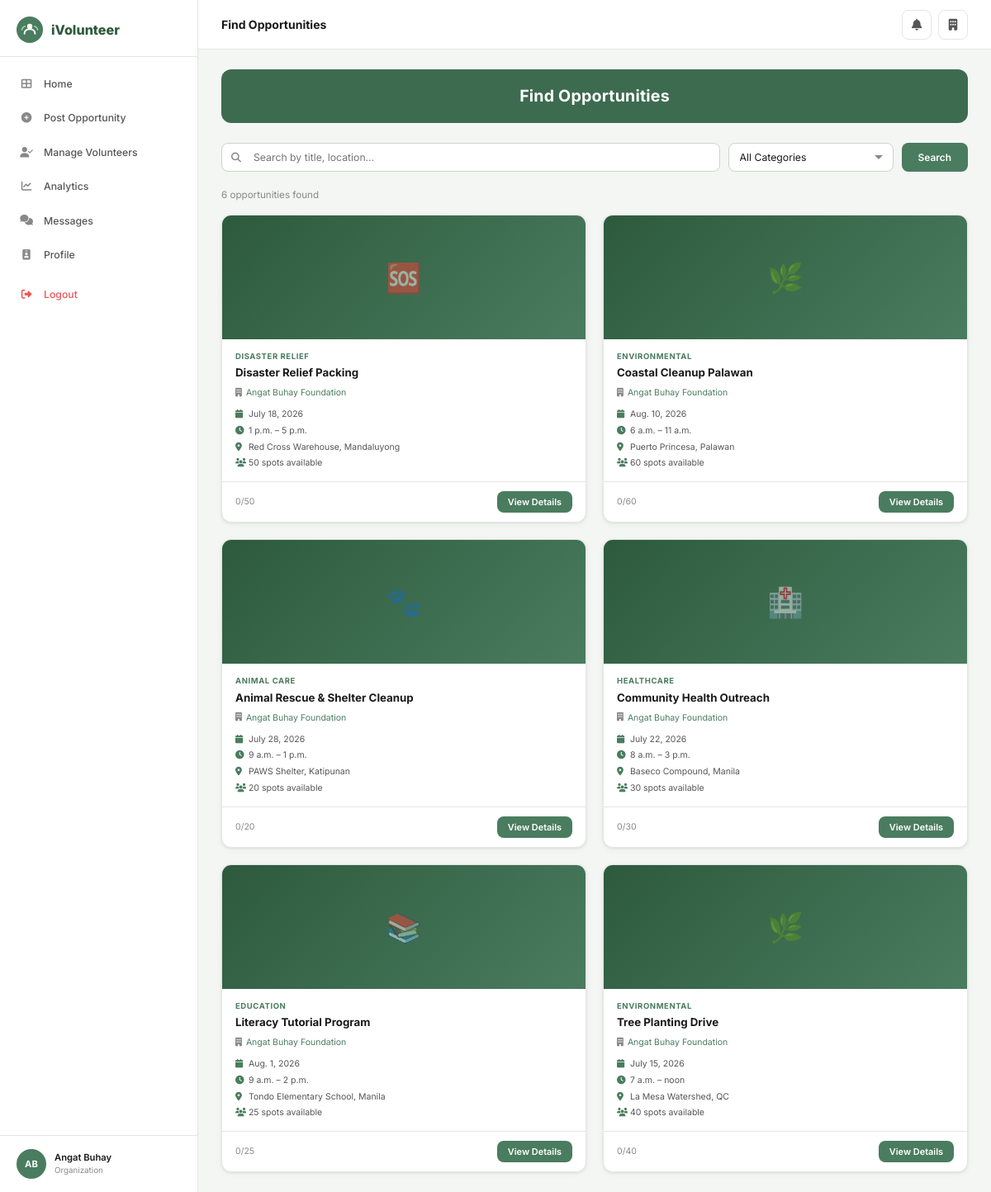
The page /opportunities/ (signed in) on the database its author committed.
### core/models.py (models this page shows, shortened)
class User(AbstractUser):
    ROLE_CHOICES = [('volunteer','Volunteer'),('organization','Organization'),('admin','Admin')]
    STATUS_CHOICES = [('active','Active'),('pending','Pending'),('suspended','Suspended'),('inactive','Inactive')]
    role = models.CharField(max_length=20, choices=ROLE_CHOICES, default='volunteer')
    phone_number = models.CharField(max_length=20, blank=True)
    profile_picture = models.ImageField(upload_to='profile_pics/', blank=True, null=True)
    location = models.CharField(max_length=200, blank=True)
    status = models.CharField(max_length=20, choices=STATUS_CHOICES, default='active')
    is_verified = models.BooleanField(default=False)

class Opportunity(models.Model):
    CATEGORY_CHOICES = [('environmental','Environmental'),('healthcare','Healthcare'),('education','Education'),('community','Community'),('animal_care','Animal Care'),('disaster','Disaster Relief'),('other','Other')]
    STATUS_CHOICES = [('active','Active'),('pending','Pending'),('suspended','Suspended'),('completed','Completed'),('cancelled','Cancelled')]
    organization = models.ForeignKey(Organization, on_delete=models.CASCADE, related_name='opportunities')
    title = models.CharField(max_length=200)
    description = models.TextField()
    category = models.CharField(max_length=30, choices=CATEGORY_CHOICES)
    location = models.CharField(max_length=200)
    date = models.DateField()
    start_time = models.TimeField()
    end_time = models.TimeField()
    max_volunteers = models.PositiveIntegerField(default=50)
    requirements = models.TextField(blank=True)
    what_to_bring = models.TextField(blank=True)
    image = models.ImageField(upload_to='opportunities/', blank=True, null=True)
    status = models.CharField(max_length=20, choices=STATUS_CHOICES, default='active')
    created_at = models.DateTimeField(default=timezone.now)
    class Meta: ordering = ['-created_at']
    @property
    def approved_count(self): return self.applications.filter(status='approved').count()
    @property
    def spots_available(self): return max(0, self.max_volunteers - self.approved_count)

class Organization(models.Model):
    ORG_TYPES = [('environmental','Environmental & Conservation'),('health','Health & Medical Support'),('education','Education & Youth Development'),('disaster','Disaster Relief & Humanitarian'),('community','Community & Social Welfare'),('animal','Animal Welfare'),('other','Other')]
    user = models.OneToOneField(User, on_delete=models.CASCADE, related_name='organization')
    name = models.CharField(max_length=200)
    org_type = models.CharField(max_length=30, choices=ORG_TYPES)
    description = models.TextField(blank=True)
    website = models.URLField(blank=True)
    address = models.CharField(max_length=300, blank=True)
    accreditation_doc = models.FileField(upload_to='accreditation/', blank=True, null=True)
    contact_person = models.CharField(max_length=100, blank=True)
    is_verified = models.BooleanField(default=False)
    total_events = models.PositiveIntegerField(default=0)
    total_volunteers = models.PositiveIntegerField(default=0)
    total_hours = models.PositiveIntegerField(default=0)
    rating = models.DecimalField(max_digits=3, decimal_places=2, default=0.0)
    rating_count = models.PositiveIntegerField(default=0)

### core/views.py (the view)
# urls.py: path('opportunities/', views.opportunities_list, name='opportunities_list'),
@login_required
def opportunities_list(request):
    opps = Opportunity.objects.filter(status='active').select_related('organization')
    q = request.GET.get('q',''); cat = request.GET.get('cat','')
    if q: opps = opps.filter(Q(title__icontains=q)|Q(location__icontains=q)|Q(description__icontains=q))
    if cat: opps = opps.filter(category=cat)
    paginator = Paginator(opps, 9)
    page_obj = paginator.get_page(request.GET.get('page'))
    user_app_ids = list(Application.objects.filter(volunteer=request.user).values_list('opportunity_id', flat=True)) if is_vol(request.user) else []
    return render(request, 'core/opportunities_list.html', {
        'page_obj': page_obj, 'q': q, 'cat': cat,
        'categories': Opportunity.CATEGORY_CHOICES, 'user_app_ids': user_app_ids})

### core/views.py (called while the page is built)
def is_vol(u): return u.is_authenticated and u.role == 'volunteer'

### core/templates/core/opportunities_list.html (shortened to what this page needs)
{% extends 'core/base.html' %}
{% block page_title %}Find Opportunities{% endblock %}
{% block content %}
<div class="page-banner">Find Opportunities</div>
<div class="search-bar">
  <form method="get" style="display:flex;gap:10px;flex:1">
    <div class="search-wrap" style="flex:1">
      <i class="fas fa-search"></i>
      <input type="text" name="q" value="{{ q }}" placeholder="Search by title, location…" class="form-control" style="padding-left:38px">
    </div>
    <select name="cat" class="form-control" style="width:200px">
      <option value="">All Categories</option>
    </select>
    <button type="submit" class="btn btn-green">Search</button>
  </form>
</div>
{% if page_obj.object_list %}
<div style="font-size:.83rem;color:#888;margin-bottom:14px">{{ page_obj.paginator.count }} opportunit{{ page_obj.paginator.count|pluralize:"y,ies" }} found</div>
<div class="opp-grid">
  {% for opp in page_obj %}
  <div class="opp-card">
    <div class="opp-card-img">
      {% if opp.image %}<img src="{{ opp.image.url }}" alt="">
      {% else %}
      {% if opp.category == 'environmental' %}🌿{% elif opp.category == 'healthcare' %}🏥{% elif opp.category == 'education' %}📚{% elif opp.category == 'community' %}🤝{% elif opp.category == 'animal_care' %}🐾{% elif opp.category == 'disaster' %}🆘{% else %}❤️{% endif %}
      {% endif %}
    </div>
    <div class="opp-card-body">
      <div class="opp-card-cat">{{ opp.get_category_display }}</div>
      <div class="opp-card-title">{{ opp.title }}</div>
      <div class="opp-card-org"><i class="fas fa-building"></i> <a href="{% url 'public_org_profile' opp.organization.pk %}" style="color:#4a7c5f">{{ opp.organization.name }}</a></div>
      <div class="opp-card-meta">
        <div><i class="fas fa-calendar"></i> {{ opp.date }}</div>
        <div><i class="fas fa-clock"></i> {{ opp.start_time }} – {{ opp.end_time }}</div>
        <div><i class="fas fa-map-marker-alt"></i> {{ opp.location }}</div>
        <div><i class="fas fa-users"></i> {{ opp.spots_available }} spots available</div>
      </div>
    </div>
    <div class="opp-card-footer">
      {% if opp.pk in user_app_ids %}
      <span class="badge badge-pending">Applied</span>
      {% else %}
      <span style="font-size:.75rem;color:#888">{{ opp.approved_count }}/{{ opp.max_volunteers }}</span>
      {% endif %}
      <a href="{% url 'opp_detail' opp.pk %}" class="btn btn-green btn-sm">View Details</a>
    </div>
  </div>
  {% endfor %}
</div>
{% else %}
<div class="empty-state">
  <i class="fas fa-search"></i>
  <h3>No opportunities found</h3>
  <p>Try adjusting your search or <a href="{% url 'opportunities_list' %}" style="color:#4a7c5f">clear filters</a></p>
</div>
{% endif %}
{% endblock %}

### core/templates/core/base.html (shortened to what this page needs)
<!DOCTYPE html>
<html lang="en">
<head>
<link rel="stylesheet" href="https://cdnjs.cloudflare.com/ajax/libs/font-awesome/6.5.0/css/all.min.css">
{% load static %}
</head>
<body>
{% block full_page %}
<div class="layout">
  {% if user.is_authenticated %}
  <aside class="sidebar">
    <div class="sidebar-logo">
      <span class="sidebar-logo-text">iVolunteer</span>
    </div>
    <nav class="sidebar-nav">
      {% if user.role == 'admin' or user.is_superuser %}
        <a href="{% url 'admin_dashboard' %}" class="nav-item {% if request.resolver_match.url_name == 'admin_dashboard' %}active{% endif %}">
          <i class="fas fa-th-large"></i> Dashboard
        </a>
        <a href="{% url 'admin_organizations' %}" class="nav-item {% if 'admin_org' in request.resolver_match.url_name %}active{% endif %}">
          <i class="fas fa-building-user"></i> Organizations
        </a>
        <a href="{% url 'admin_users' %}" class="nav-item {% if 'admin_user' in request.resolver_match.url_name %}active{% endif %}">
          <i class="fas fa-users"></i> Users
        </a>
        <a href="{% url 'admin_verification' %}" class="nav-item {% if 'verification' in request.resolver_match.url_name %}active{% endif %}">
          <i class="fas fa-id-card"></i> Verification
        </a>
        <a href="{% url 'admin_opportunities' %}" class="nav-item {% if 'admin_opportunities' in request.resolver_match.url_name %}active{% endif %}">
          <i class="fas fa-hand-holding-heart"></i> Opportunities
        </a>
        <a href="{% url 'admin_reports' %}" class="nav-item {% if 'report' in request.resolver_match.url_name %}active{% endif %}">
          <i class="fas fa-flag"></i> Reports
        </a>
        <a href="{% url 'admin_analytics' %}" class="nav-item {% if 'analytics' in request.resolver_match.url_name %}active{% endif %}">
          <i class="fas fa-chart-bar"></i> Analytics
        </a>
      {% elif user.role == 'organization' %}
        <a href="{% url 'org_dashboard' %}" class="nav-item {% if request.resolver_match.url_name == 'org_dashboard' %}active{% endif %}">
          <i class="fas fa-th-large"></i> Home
        </a>
        <a href="{% url 'create_opp' %}" class="nav-item {% if 'create_opp' == request.resolver_match.url_name %}active{% endif %}">
          <i class="fas fa-plus-circle"></i> Post Opportunity
        </a>
        <a href="{% url 'org_manage_volunteers' %}" class="nav-item {% if 'manage_volunteers' in request.resolver_match.url_name %}active{% endif %}">
          <i class="fas fa-user-check"></i> Manage Volunteers
        </a>
        <a href="{% url 'org_analytics' %}" class="nav-item {% if 'org_analytics' == request.resolver_match.url_name %}active{% endif %}">
          <i class="fas fa-chart-line"></i> Analytics
        </a>
        <a href="{% url 'chats' %}" class="nav-item {% if 'chat' in request.resolver_match.url_name %}active{% endif %}">
          <i class="fas fa-comments"></i> Messages
        </a>
        <a href="{% url 'org_profile' %}" class="nav-item {% if 'org_profile' == request.resolver_match.url_name %}active{% endif %}">
          <i class="fas fa-id-badge"></i> Profile
        </a>
      {% endif %}
      <a href="{% url 'logout' %}" class="nav-item nav-logout" style="margin-top:8px">
        <i class="fas fa-sign-out-alt"></i> Logout
      </a>
    </nav>
    <div class="sidebar-footer">
      <div class="sidebar-user">
        <div class="s-avatar">
          {% if user.profile_picture %}<img src="{{ user.profile_picture.url }}" alt="">
          {% else %}{{ user.first_name|first|upper }}{{ user.last_name|first|upper }}{% endif %}
        </div>
        <div>
          <div class="s-user-name">{{ user.get_full_name|default:user.username }}</div>
          <div class="s-user-role">{{ user.get_role_display }}</div>
        </div>
      </div>
    </div>
  </aside>
  {% endif %}
  <main class="main">
    {% if user.is_authenticated %}
    <header class="topbar">
      <span class="topbar-title">{% block page_title %}{% endblock %}</span>
      <div class="topbar-right">
        <a href="{% url 'notifications' %}" class="icon-btn" title="Notifications">
          <i class="fas fa-bell"></i>
        </a>
        {% if user.role == 'volunteer' %}
        <a href="{% url 'vol_profile' %}" class="icon-btn"><i class="fas fa-user"></i></a>
        {% elif user.role == 'organization' %}
        <a href="{% url 'org_profile' %}" class="icon-btn"><i class="fas fa-building"></i></a>
        {% endif %}
      </div>
    </header>
    {% endif %}
    <div class="content">
      {% block content %}{% endblock %}
    </div>
  </main>
</div>
{% endblock full_page %}
</body>
</html>

### rows shown on the page
User: first_name|first "A", last_name|first "B", get_full_name "Angat Buhay", role "Organization"
Opportunity: category "DISASTER RELIEF", title "Disaster Relief Packing", organization.name "Angat Buhay Foundation", date "July 18, 2026", start_time "1 p.m.", end_time "5 p.m.", location "Red Cross Warehouse, Mandaluyong", spots_available "50", approved_count "0", max_volunteers "50"
Opportunity: category "ENVIRONMENTAL", title "Coastal Cleanup Palawan", organization.name "Angat Buhay Foundation", date "Aug. 10, 2026", start_time "6 a.m.", end_time "11 a.m.", location "Puerto Princesa, Palawan", spots_available "60", approved_count "0", max_volunteers "60"
Opportunity: category "ANIMAL CARE", title "Animal Rescue & Shelter Cleanup", organization.name "Angat Buhay Foundation", date "July 28, 2026", start_time "9 a.m.", end_time "1 p.m.", location "PAWS Shelter, Katipunan", spots_available "20", approved_count "0", max_volunteers "20"
Opportunity: category "HEALTHCARE", title "Community Health Outreach", organization.name "Angat Buhay Foundation", date "July 22, 2026", start_time "8 a.m.", end_time "3 p.m.", location "Baseco Compound, Manila", spots_available "30", approved_count "0", max_volunteers "30"
Opportunity: category "EDUCATION", title "Literacy Tutorial Program", organization.name "Angat Buhay Foundation", date "Aug. 1, 2026", start_time "9 a.m.", end_time "2 p.m.", location "Tondo Elementary School, Manila", spots_available "25", approved_count "0", max_volunteers "25"
Opportunity: category "ENVIRONMENTAL", title "Tree Planting Drive", organization.name "Angat Buhay Foundation", date "July 15, 2026", start_time "7 a.m.", end_time "noon", location "La Mesa Watershed, QC", spots_available "40", approved_count "0", max_volunteers "40"

### other values the page prints
{{ page_obj.paginator.count }} "6"
